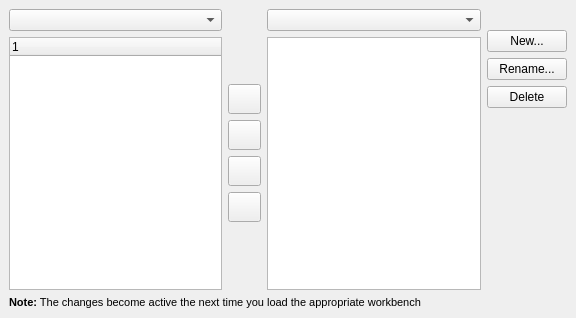
<?xml version="1.0" encoding="UTF-8"?>
<ui version="4.0">
 <class>Gui::Dialog::DlgCustomToolbars</class>
 <widget class="QWidget" name="Gui::Dialog::DlgCustomToolbars">
  <property name="geometry">
   <rect>
    <x>0</x>
    <y>0</y>
    <width>576</width>
    <height>318</height>
   </rect>
  </property>
  <property name="windowTitle">
   <string>Toolbars</string>
  </property>
  <layout class="QGridLayout">
   <property name="margin">
    <number>9</number>
   </property>
   <property name="spacing">
    <number>6</number>
   </property>
   <item row="6" column="0" colspan="4">
    <widget class="QLabel" name="label">
     <property name="text">
      <string>&lt;html>&lt;head>&lt;meta name="qrichtext" content="1" />&lt;/head>&lt;body style=" white-space: pre-wrap; font-family:MS Shell Dlg 2; font-size:7.8pt; font-weight:400; font-style:normal; text-decoration:none;">&lt;p style=" margin-top:0px; margin-bottom:0px; margin-left:0px; margin-right:0px; -qt-block-indent:0; text-indent:0px; font-size:8pt;">&lt;span style=" font-weight:600;">Note:&lt;/span> The changes become active the next time you load the appropriate workbench&lt;/p>&lt;/body>&lt;/html></string>
     </property>
    </widget>
   </item>
   <item row="1" column="1">
    <widget class="QPushButton" name="moveActionRightButton">
     <property name="enabled">
      <bool>true</bool>
     </property>
     <property name="minimumSize">
      <size>
       <width>30</width>
       <height>30</height>
      </size>
     </property>
     <property name="toolTip">
      <string>Move right</string>
     </property>
     <property name="whatsThis">
      <string>&lt;b>Move the selected item one level down.&lt;/b>&lt;p>This will also change the level of the parent item.&lt;/p></string>
     </property>
     <property name="text">
      <string/>
     </property>
     <property name="icon">
      <iconset resource="Icons/resource.qrc" >:/icons/button_right.svg</iconset>
     </property>
    </widget>
   </item>
   <item row="5" column="1">
    <spacer>
     <property name="orientation">
      <enum>Qt::Vertical</enum>
     </property>
     <property name="sizeType">
      <enum>QSizePolicy::Expanding</enum>
     </property>
     <property name="sizeHint" >
      <size>
       <width>33</width>
       <height>57</height>
      </size>
     </property>
    </spacer>
   </item>
   <item row="0" column="1">
    <spacer>
     <property name="orientation">
      <enum>Qt::Vertical</enum>
     </property>
     <property name="sizeType">
      <enum>QSizePolicy::Expanding</enum>
     </property>
     <property name="sizeHint" >
      <size>
       <width>33</width>
       <height>58</height>
      </size>
     </property>
    </spacer>
   </item>
   <item row="2" column="1">
    <widget class="QPushButton" name="moveActionLeftButton">
     <property name="enabled">
      <bool>true</bool>
     </property>
     <property name="minimumSize">
      <size>
       <width>30</width>
       <height>30</height>
      </size>
     </property>
     <property name="toolTip">
      <string>Move left</string>
     </property>
     <property name="whatsThis">
      <string>&lt;b>Move the selected item one level up.&lt;/b>&lt;p>This will also change the level of the parent item.&lt;/p></string>
     </property>
     <property name="text">
      <string/>
     </property>
     <property name="icon">
      <iconset resource="Icons/resource.qrc" >:/icons/button_left.svg</iconset>
     </property>
     <property name="autoDefault">
      <bool>true</bool>
     </property>
     <property name="default">
      <bool>false</bool>
     </property>
    </widget>
   </item>
   <item row="4" column="1">
    <widget class="QPushButton" name="moveActionDownButton">
     <property name="enabled">
      <bool>true</bool>
     </property>
     <property name="minimumSize">
      <size>
       <width>30</width>
       <height>30</height>
      </size>
     </property>
     <property name="toolTip">
      <string>Move down</string>
     </property>
     <property name="whatsThis">
      <string>&lt;b>Move the selected item down.&lt;/b>&lt;p>The item will be moved within the hierarchy level.&lt;/p></string>
     </property>
     <property name="text">
      <string/>
     </property>
     <property name="icon">
      <iconset resource="Icons/resource.qrc" >:/icons/button_down.svg</iconset>
     </property>
     <property name="autoDefault">
      <bool>true</bool>
     </property>
    </widget>
   </item>
   <item row="3" column="1">
    <widget class="QPushButton" name="moveActionUpButton">
     <property name="enabled">
      <bool>true</bool>
     </property>
     <property name="minimumSize">
      <size>
       <width>30</width>
       <height>30</height>
      </size>
     </property>
     <property name="toolTip">
      <string>Move up</string>
     </property>
     <property name="whatsThis">
      <string>&lt;b>Move the selected item up.&lt;/b>&lt;p>The item will be moved within the hierarchy level.&lt;/p></string>
     </property>
     <property name="text">
      <string/>
     </property>
     <property name="icon">
      <iconset resource="Icons/resource.qrc" >:/icons/button_up.svg</iconset>
     </property>
    </widget>
   </item>
   <item rowspan="6" row="0" column="0" >
    <layout class="QVBoxLayout">
     <property name="margin" >
      <number>0</number>
     </property>
     <property name="spacing">
      <number>6</number>
     </property>
     <item>
      <widget class="Gui::StyledComboBox" name="categoryBox"/>
     </item>
     <item>
      <widget class="QTreeWidget" name="commandTreeWidget">
       <property name="rootIsDecorated">
        <bool>false</bool>
       </property>
      </widget>
     </item>
    </layout>
   </item>
   <item rowspan="6" row="0" column="2" >
    <layout class="QVBoxLayout">
     <property name="margin" >
      <number>0</number>
     </property>
     <property name="spacing">
      <number>6</number>
     </property>
     <item>
      <widget class="Gui::StyledComboBox" name="workbenchBox"/>
     </item>
     <item>
      <widget class="QTreeWidget" name="toolbarTreeWidget">
       <property name="columnCount">
        <number>0</number>
       </property>
      </widget>
     </item>
    </layout>
   </item>
   <item rowspan="6" row="0" column="3" >
    <layout class="QVBoxLayout">
     <property name="margin" >
      <number>0</number>
     </property>
     <property name="spacing">
      <number>6</number>
     </property>
     <item>
      <spacer>
       <property name="orientation">
        <enum>Qt::Vertical</enum>
       </property>
       <property name="sizeType">
        <enum>QSizePolicy::Fixed</enum>
       </property>
       <property name="sizeHint" >
        <size>
         <width>20</width>
         <height>21</height>
        </size>
       </property>
      </spacer>
     </item>
     <item>
      <widget class="QPushButton" name="newButton">
       <property name="text">
        <string>New...</string>
       </property>
      </widget>
     </item>
     <item>
      <widget class="QPushButton" name="renameButton">
       <property name="text">
        <string>Rename...</string>
       </property>
      </widget>
     </item>
     <item>
      <widget class="QPushButton" name="deleteButton">
       <property name="text">
        <string>Delete</string>
       </property>
      </widget>
     </item>
     <item>
      <spacer>
       <property name="orientation">
        <enum>Qt::Vertical</enum>
       </property>
       <property name="sizeHint" >
        <size>
         <width>20</width>
         <height>152</height>
        </size>
       </property>
      </spacer>
     </item>
    </layout>
   </item>
  </layout>
 </widget>
 <customwidgets>
  <customwidget>
   <class>Gui::StyledComboBox</class>
   <extends>QComboBox</extends>
   <header>Gui/Widgets.h</header>
  </customwidget>
 </customwidgets>
 <resources>
  <include location="Icons/resource.qrc"/>
 </resources>
 <connections/>
</ui>
